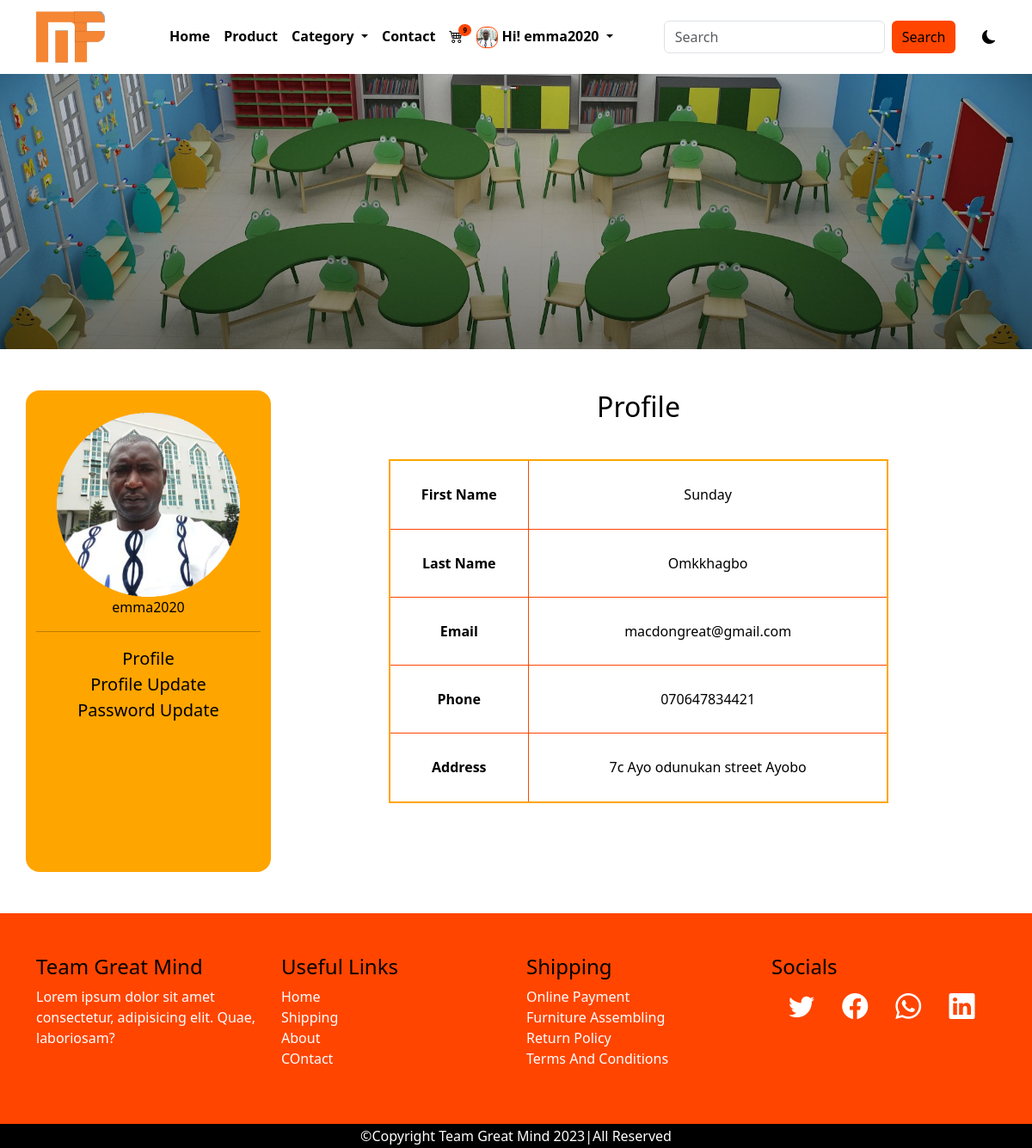
Screenshot of /profile (signed in) with the database file from the repository.
### main/models.py (models this page shows, shortened)
class AppInfo(models.Model):
    appname = models.CharField(max_length=50)
    avater= models.ImageField(upload_to='avater', default=True)
    logo = models.ImageField(upload_to='logo')
    carousel1 = models.ImageField(upload_to='carousel')
    carousel2 = models.ImageField(upload_to='carousel')
    carousel3 = models.ImageField(upload_to='carousel')
    banner = models.ImageField(upload_to= 'banner')
    copyright = models.IntegerField()

class Customer(models.Model):
    user = models.OneToOneField(User, on_delete= models.CASCADE)
    first_name = models.CharField(max_length=50)
    last_name = models.CharField(max_length=50)
    phone = models.CharField(max_length=15)
    email = models.EmailField(max_length=100)
    address = models.CharField(max_length=150)
    pix= models.ImageField(upload_to='customer')
    joined= models.DateTimeField(auto_now=True)
    class Meta:
        db_table = 'customer'
        verbose_name = 'customer'
        verbose_name_plural ='customer'

### main/views.py (the view)
# urls.py: path('profile', views.profile, name='profile'),
@login_required(login_url='signin')
def profile(request):
        userprof = Customer.objects.get(user__username = request.user.username)
        context = {
            'userprof': userprof
        }
        return render(request, 'profile.html', context)

### main/context_processor.py (called while the page is built)
def dropdown(request):
     info= AppInfo.objects.get(pk=1)
     fcat = Category.objects.all()
     context = {
          'info': info,
          'fcat': fcat,
     }
     return context

def cartcount(request):
     count= Cart.objects.filter(user__username= request.user.username, paid=False)
     itemcount=0
     for item in count:
          itemcount += item.quantity
     context = {
          'itemcount': itemcount
     }
     return context

### main/templates/profile.html (shortened to what this page needs)
{% extends 'base.html' %}
{% block header %} {% include 'header.html' %}{% endblock header %}
{% block banner %} {% include 'banner.html' %}{% endblock banner %}
{% block content %}
<div class="container">
  <div class="row mt-5 mb-5">
    <div class="col-12 col-md-3 pavat">
      <img src="{{userprof.pix.url}}" alt="">
      <p>{{userprof.user}}</p>
      <hr>
      <ul class="list-unstyled">
        <li><a href="{% url 'profile' %}">Profile</a></li>
        <li><a href="{% url 'profile_update' %}">Profile Update</a></li>
        <li><a href="{% url 'password_update' %}">Password Update</a></li>
      </ul>
    </div>
    <div class="col-12 col-md-9 pdet">
      <table>
        <h2 class="text-center">Profile</h2>
        <tbody>
          <tr>
            <td class="left">First Name</td>
            <td class="right">{{userprof.first_name|title}}</td>
          </tr>
          <tr>
            <td class="left">Last Name</td>
            <td class="right">{{userprof.last_name}}</td>
          </tr>
          <tr>
            <td class="left">Email</td>
            <td class="right">{{userprof.email}}</td>
          </tr>
          <tr>
            <td class="left">Phone</td>
            <td class="right">{{userprof.phone}}</td>
          </tr>
          <tr>
            <td class="left">Address</td>
            <td class="right">{{userprof.address}}</td>
          </tr>
        </tbody>
      </table>
    </div>
  </div>
</div>
{% endblock content %}
{% block footer %} {% include 'footer.html' %}{% endblock footer %}

### main/templates/header.html (shortened to what this page needs)
<nav class="navbar navbar-expand-lg">
    <div class="container">
    <a class="navbar-brand" href="#"><img src="{{info.logo.url}}" alt="" style="height: 60px;"></a>
    <div class="collapse navbar-collapse" id="navbarSupportedContent">
    <ul class="navbar-nav mx-auto mb-2 mb-lg-0">
        {% if user.is_authenticated %}
        <li class="nav-item">
            <a class="nav-link" aria-current="page" href="{% url 'main' %}">Home</a>
        </li>
        <li class="nav-item">
            <a class="nav-link" href="{% url 'products' %}">Product</a>
        </li>
        <li class="nav-item dropdown">
            <a class="nav-link dropdown-toggle" href="#" role="button" data-bs-toggle="dropdown" aria-expanded="false">
                Category
            </a>
        </li>
        <li class="nav-item">
            <a class="nav-link" href="{% url 'contact' %}">Contact</a>
        </li>
        <li class="nav-item">
            <a class="nav-link" href="{% url 'cart' %}">
                <div class="wrapper">
                    <i class="bi bi-cart4"></i>
                    <span class="badge">{{itemcount}}</span>
                </div>
            </a>
        </li>
        <li class="nav-item dropdown">
                <a class="nav-link dropdown-toggle" href="#" role="button" data-bs-toggle="dropdown" aria-expanded="false">
                    {% if user.customer %}
                    <img src="{{user.customer.pix.url}}" alt="" style="height: 25px;">
                    {% endif %}
                    <span>Hi! {{user.username}}</span>
                </a>
             </li>
               </ul>
        {% endif %}
<form class="d-flex search" role="search" action="{% url 'search' %}" method="POST">
    <input class="form-control me-2" name="search" type="search" placeholder="Search" aria-label="Search">
    <button class="btn btn-outline-success" type="submit">Search</button>
</form>
<div class="samson">
    <i class="bi bi-moon-fill"></i>
</div>
</div>
</div>
</nav>

### main/static/css/style.css (style rules this page uses)
* { padding: 0%; margin: 0%; box-sizing: border-box; }
.samson { margin-left: 3%; cursor: pointer; }
:root { --bg:white; --icon:black; --text:black; }
body { background: var(--bg) !important; color: var(--text) !important; }
.navbar { background: var(--bg) !important; }
.navbar-nav a { color: var(--text); font-weight: 600; }
.wrapper { position: relative; }
.wrapper span { position: absolute; background-color: orangered; right: -10px; top: -2px; font-size: 8px; border-radius: 50%; color: black; }
.nav-link img { border: 1px solid orangered; border-radius: 40%; }
.search button { background-color: orangered; border: none; color: black; font-weight: 500; }
.pavat { text-align: center; background-color: orange; border-radius: 1rem; height: 70vh; }
.pavat img { height: 30vh; border-radius: 30%; padding-top: 10%; }
.pavat a { text-decoration: none; text-transform: capitalize; font-size: 20px; color: black; }
.pdet table { width: 70%; margin-left: 15%; margin-right: 15%; border: 2px solid orange; margin-top: 5%; height: 50vh; text-align: center; }
.pdet table td { border: 1px solid orangered; }
.left { font-weight: 600; }

### rows the page displays
AppInfo: logo (picture)
Customer: pix (picture), user "emma2020", first_name "Sunday", last_name "Omkkhagbo", email "macdongreat@gmail.com", phone "070647834421", address "7c Ayo odunukan street Ayobo"

### other values shown
{{ itemcount }} "9"
{{ user.username }} "emma2020"
